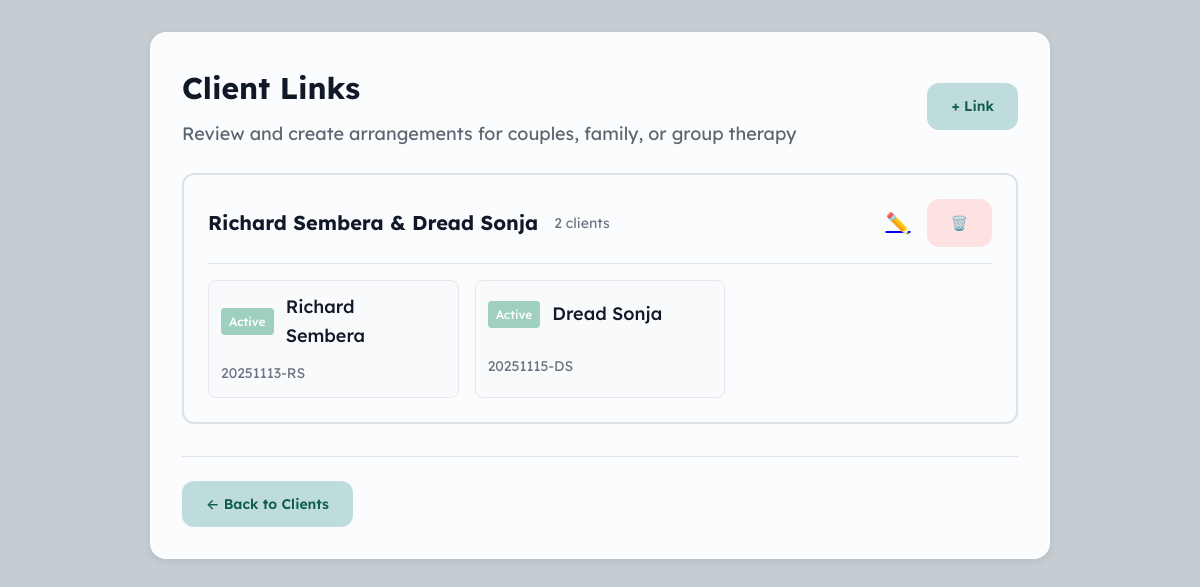
The app's page /links, older data.
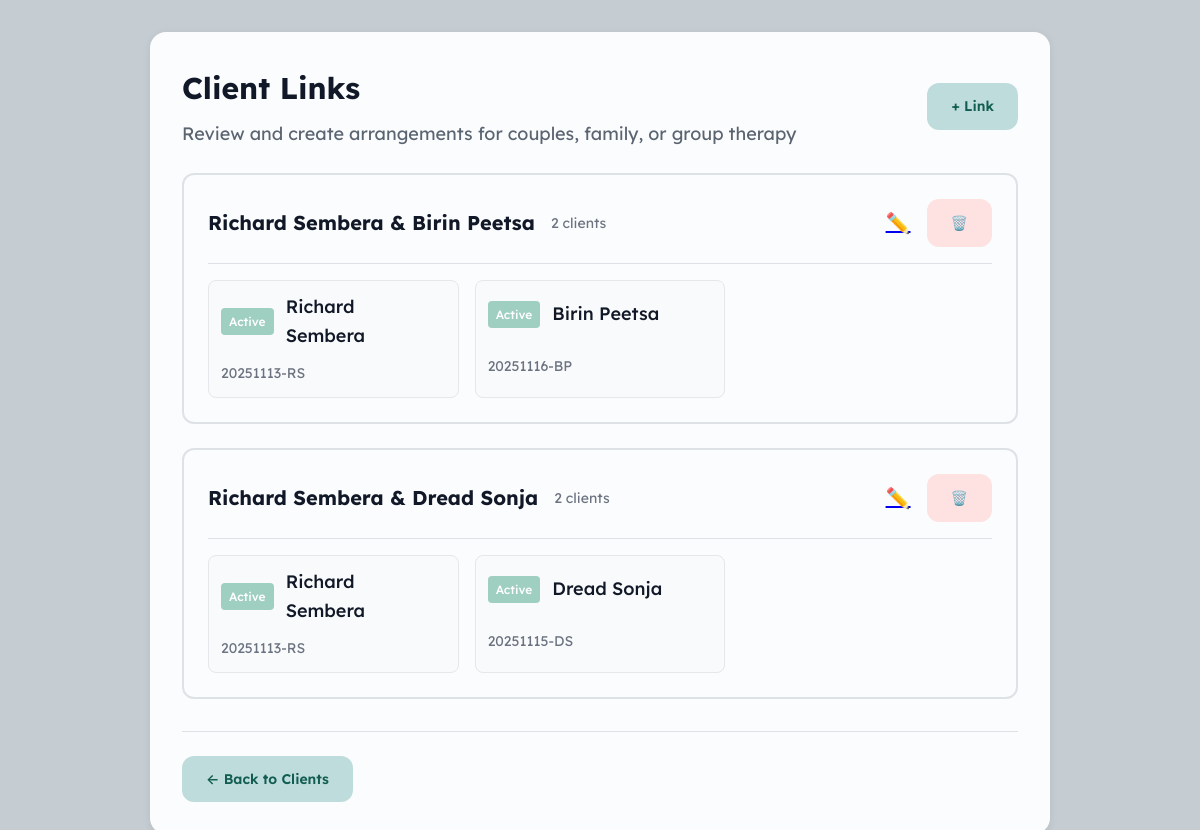
The same page, newer data.
### tables this page shows
CREATE TABLE "link_groups" (
                    id INTEGER PRIMARY KEY AUTOINCREMENT,
                    format TEXT,
                    created_at INTEGER NOT NULL
                , session_duration INTEGER);

CREATE TABLE clients (
                id INTEGER PRIMARY KEY AUTOINCREMENT,
                file_number TEXT UNIQUE NOT NULL,
                first_name TEXT NOT NULL,
                middle_name TEXT,
                last_name TEXT NOT NULL,
                type_id INTEGER NOT NULL,
                session_offset INTEGER DEFAULT 0,
                created_at INTEGER NOT NULL,
                modified_at INTEGER NOT NULL,
                is_deleted INTEGER DEFAULT 0,
                FOREIGN KEY (type_id) REFERENCES client_types(id)
            );

CREATE TABLE "client_types" (
    id INTEGER PRIMARY KEY AUTOINCREMENT,
    name TEXT UNIQUE NOT NULL,
    color TEXT NOT NULL,
    color_name TEXT,
    bubble_color TEXT,
    retention_period INTEGER,
    is_system INTEGER DEFAULT 0,
    is_system_locked INTEGER DEFAULT 0,
    created_at INTEGER NOT NULL,
    modified_at INTEGER NOT NULL
);

### web/app.py (the view)
@app.route('/links')
def manage_links():
    link_groups = db.get_all_link_groups()
    all_clients = db.get_all_clients()
    for client in all_clients:
        client['type'] = db.get_client_type(client['type_id'])
    for group in link_groups:
        for member in group.get('members', []):
            member['type'] = db.get_client_type(member['type_id'])
    return render_template('manage_links.html',
                         link_groups=link_groups,
                         all_clients=all_clients)

### core/database.py (called while the page is built)
    def connect(self):
        conn = sqlite3.connect(str(self.db_path), timeout=10.0)
        conn.execute('PRAGMA journal_mode=WAL')
        return conn

    def get_client_type(self, type_id: int) -> Optional[Dict[str, Any]]:
        conn = self.connect()
        conn.row_factory = sqlite3.Row
        cursor = conn.cursor()
        cursor.execute("SELECT * FROM client_types WHERE id = ?", (type_id,))
        row = cursor.fetchone()
        conn.close()
        return dict(row) if row else None

    def get_all_clients(self, type_id: Optional[int] = None) -> List[Dict[str, Any]]:
        conn = self.connect()
        conn.row_factory = sqlite3.Row
        cursor = conn.cursor()
        if type_id:
            cursor.execute(
                "SELECT * FROM clients WHERE type_id = ? AND is_deleted = 0 ORDER BY file_number",
                (type_id,)
            )
        else:
            cursor.execute("SELECT * FROM clients WHERE is_deleted = 0 ORDER BY file_number")
        rows = cursor.fetchall()
        conn.close()
        return [dict(row) for row in rows]

### web/templates/manage_links.html (shortened to what this page needs)
{% extends "base.html" %}
{% block extra_css %}
<link rel="stylesheet" href="{{ url_for('static', filename='css/manage_links.css') }}">
{% endblock %}
{% block content %}
<div class="card">
    <div class="header-row">
        <div>
            <h2>Client Links</h2>
            <p style="color: #5B6571; margin-top: 0.5rem;">Review and create arrangements for couples, family, or group therapy</p>
        </div>
        <div style="display: flex; gap: 0.75rem;">
            <a href="{{ url_for('add_link_group') }}" class="btn-add">+ Link</a>
        </div>
    </div>
    {% if link_groups %}
    <div class="link-groups">
        {% for group in link_groups %}
        <div class="link-group-card">
            <div class="group-header">
                <div class="group-info">
                    <h3>
                        {% if group.members|length == 2 %}
                            {{ group.members[0].first_name }} {{ group.members[0].last_name }} & {{ group.members[1].first_name }} {{ group.members[1].last_name }}
                        {% else %}
                            {{ group.members[0].last_name }} Group ({{ group.members|length }} clients)
                        {% endif %}
                    </h3>
                    <span class="member-count">{{ group.members|length }} clients</span>
                </div>
                <div class="group-actions">
                    <a href="{{ url_for('edit_link_group', group_id=group.id) }}" class="btn-icon" title="Edit group">✏️</a>
                    <button onclick="deleteGroup({{ group.id }}, '{% if group.members|length == 2 %}{{ group.members[0].first_name }} & {{ group.members[1].first_name }} {% else %}Link Group ({{ group.members|length }} clients){% endif %}')" class="btn-icon btn-danger" title="Delete group">🗑️</button>
                </div>
            </div>
            <div class="group-members">
                {% for member in group.members %}
                <a href="{{ url_for('client_file', client_id=member.id) }}" class="member-card{% if group.billing_type == 'principal' and loop.first %} principal-payer{% endif %}">
                    <span class="member-badge" style="background-color: {{ member.type.color }}">
                        {{ member.type.name }}
                    </span>
                    <span class="member-name">{{ member.first_name }} {% if member.middle_name %}{{ member.middle_name }} {% endif %}{{ member.last_name }}</span>
                    <br>
                    <span class="member-file">{{ member.file_number }}</span>
                </a>
                {% endfor %}
            </div>
        </div>
        {% endfor %}
    </div>
    {% else %}
    <div class="empty-state">
        <div class="empty-icon">🔗</div>
        <h3 style="margin: 0 0 0.5rem 0; color: #111827;">No Link Groups Yet</h3>
        <p style="margin: 0 0 0.5rem 0; color: #6B7280;">Link clients together for couples, family, or joint therapy sessions.</p>
    </div>
    {% endif %}
    <div style="margin-top: 2rem; padding-top: 1.5rem; border-top: 1px solid #DEE2E6;">
        <a href="{{ url_for('index') }}" class="btn-add">← Back to Clients</a>
    </div>
</div>
{% endblock %}

### web/templates/base.html (shortened to what this page needs)
<!DOCTYPE html>
<html lang="en">
<head>
    {% block extra_css %}{% endblock %}
</head>
<body>
    <main>
        {% block content %}{% endblock %}
    </main>
</body>
</html>

### web/static/css/manage_links.css (style rules this page uses)
.card { max-width: min(900px, 95vw); margin: 0 auto; }
.header-row { display: flex; justify-content: space-between; align-items: center; margin-bottom: 1.5rem; }
.header-row h2 { color: #111827; margin: 0; }
.btn-add { padding: 0.75rem 1.5rem; background: #BFDCDC; color: #115D4F; text-decoration: none; border-radius: 0.75rem; font-size: 0.875rem; font-weight: 600; transition: all 0.2s; display: inline-block; border: none; cursor: pointer; }
.link-groups { display: flex; flex-direction: column; gap: 1.5rem; margin-top: 1rem; }
.link-group-card { background: #FBFCFD; border: 2px solid #DEE2E6; border-radius: 0.75rem; padding: 1.5rem; transition: border-color 0.2s; }
.group-header { display: flex; justify-content: space-between; align-items: center; margin-bottom: 1rem; padding-bottom: 1rem; border-bottom: 1px solid #DEE2E6; }
.group-info { display: flex; align-items: center; gap: 1rem; }
.group-info h3 { margin: 0; color: #111827; font-size: 1.25rem; }
.member-count { color: #6B7280; font-size: 0.875rem; }
.group-actions { display: flex; gap: 0.5rem; }
.btn-icon { padding: 0.5rem; border: none; background: transparent; font-size: 1.25rem; cursor: pointer; border-radius: 0.375rem; transition: background 0.2s; }
.group-members { display: grid; grid-template-columns: repeat(auto-fill, minmax(250px, 1fr)); gap: 1rem; }
.member-card { display: flex; align-items: center; gap: 0.75rem; padding: 0.75rem; background: #F9FAFB; border: 1px solid #E5E7EB; border-radius: 0.5rem; text-decoration: none; color: inherit; transition: all 0.2s; flex-wrap: wrap; }
.member-badge { padding: 0.25rem 0.5rem; border-radius: 0.25rem; font-size: 0.75rem; font-weight: 500; color: white; white-space: nowrap; }
.member-name { flex: 1; font-weight: 500; color: #111827; }
.member-file { color: #6B7280; font-size: 0.875rem; }
.btn-danger { padding: 0.75rem 1.5rem; background: #FEE2E2; color: #DC2626; text-decoration: none; border-radius: 0.75rem; font-size: 0.875rem; font-weight: 600; border: none; cursor: pointer; transition: all 0.2s; }

Row changes from the older to the newer data that the page shows:
added link_groups: first_name "Richard", last_name "Sembera", first_name "Birin", last_name "Peetsa", members|length "2", {{ member.type.name }} "Active" "Active", {{ member.first_name }} "Richard", {{ member.last_name }} "Sembera", {{ member.file_number }} "20251113-RS"
now on this page (row unchanged): clients: first_name "Birin", last_name "Peetsa", file_number "20251116-BP"
